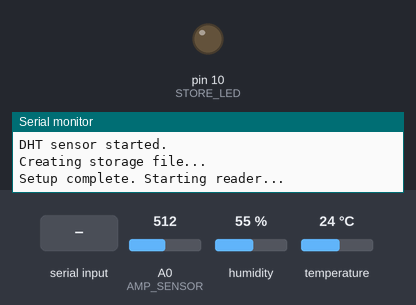
Bench run of a sketch on a simulated Arduino Uno, built with avr-gcc and run on an emulated ATmega328P. Parts: output pins drawn as LEDs (lit = HIGH), the last lines printed to the serial monitor. The test bench sets the inputs (shaded band); at power-on: A0 (AMP_SENSOR) = 512, humidity 55 %, temperature 24 °C. Storage starts empty.

Above: at 2.2 s.
2.3 s: "d90\n" received over Serial
3.8 s: "90,45\n" received over the second serial link
10.1 s: "d,45\n" received over Serial
At 10.1 s:
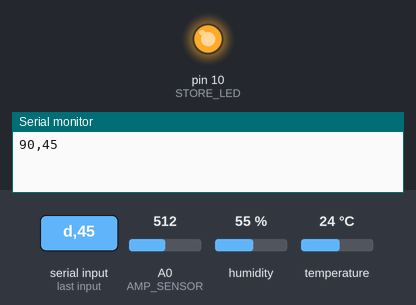
12.6 s: "5\n" received over the second serial link
14.1 s: "t,45\n" received over Serial
20.4 s: "d90\n" received over the second serial link
Timing chart, 0 to 23.4 s (numbered marks = the images above; inputs shaded):
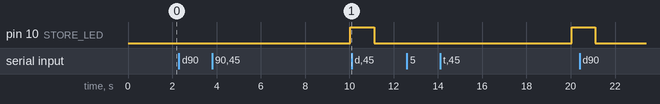

The sketch:

research_project_arduino.ino
```cpp
#include <SoftwareSerial.h>
#include <DHT.h>
#include <SD.h>

#define AMP_SENSOR A0
#define DHT_SENSOR 7
#define DHTTYPE DHT22
#define SERIAL_BAUD 115200
#define NODEMCU_BAUD 57600
#define STORE_LED 10
#define FILENAME "data.csv"
#define VPP 0.0048828125
#define SENSITIVITY 0.066
#define AMP_SHIFT 2.5

//dht
DHT dht(DHT_SENSOR, DHTTYPE);
float humidity;
float temperature;

//current
float current = 0;

//communication
SoftwareSerial NodeSerial(6, 5); // RX, TX
float voltage;
long bytes_in;
long bytes_out;
long packets_in;
long packets_out;
int users;

//storage
File storageFile;
int store_interval = 10000; //store every 10sec
int measure_interval = 1000;
long last_measure = 0;
long last_store = 0;
bool sd_did_start = false;
bool is_led_on = false;
int led_on_interval = 1000;

void setup()
{
  Serial.begin(SERIAL_BAUD);
  delay(1000);
  Serial.println("Data processor started. Lebanese University - Mhamad Saad.");
  pinMode(AMP_SENSOR,INPUT);
  NodeSerial.begin(NODEMCU_BAUD);
  dht.begin();
  Serial.println("DHT sensor started.");
  init_storage();
  pinMode(STORE_LED, OUTPUT);
  Serial.println("Setup complete. Starting reader...");
}

void loop()
{
   //get measurements
   if(millis() >= last_measure + measure_interval)
   {
      read_dht();
      read_current();
      last_measure = millis();
   }
   String router_data = read_node();
   //forward router logs to serial is no data was parsed
   if(!parse_router_data(router_data) && router_data.length() > 0) Serial.println(router_data);
   if(millis() >= last_store + store_interval)
   {
     store();
     last_store = millis();
   }

   handle_serial_commands();

   //turn led off
   if(is_led_on && millis() > last_store + led_on_interval)
   {
      is_led_on = false;
      digitalWrite(STORE_LED, LOW);
   }
}

void handle_serial_commands()
{
  if(!Serial.available()) return;
  char c,command = 0;
  while(Serial.available())
  {
    c = Serial.read();
    if( c >= 'a' && c <= 'z') command = c;
  }
  switch(command)
  {
    case 'd': display_storage(); break;
    case 'r': reset_storage(); break;
    case 't': Serial.println("Temparature:" + String(temperature)); break;
    case 'h': Serial.println("Humidity:" + String(humidity)); break;
    case 'a': Serial.println("Amperage:" + String(current)); break;
  }
}

void init_storage()
{
  if (!sd_did_start && !SD.begin(4))
  {
    Serial.println("Storage initialization failed! Please restart reader.");
    while (1);
  }

  sd_did_start = true;

  if(!SD.exists(FILENAME))
  {
    Serial.println("Creating storage file...");
    storageFile = SD.open(FILENAME, FILE_WRITE);
    if (storageFile)
    {
      storageFile.println("timestamp,voltage,bytes_in,bytes_out,packets_in,packets_out,users,temperature,humidity,current");
      storageFile.close();
    }
    else Serial.println("error opening storage file.");
  } else Serial.println("Storage file already exists.");
}

void store()
{
  storageFile = SD.open(FILENAME, FILE_WRITE);

  String out =  String(millis()) + "," +
                String(voltage) + "," +
                String(bytes_in) + "," +
                String(bytes_out) + "," +
                String(packets_in) + "," +
                String(packets_out) + "," +
                String(users) + "," +
                String(temperature) + "," +
                String(humidity) + "," +
                String(current);
  storageFile.println(out.c_str());
  storageFile.close();
  digitalWrite(STORE_LED, HIGH);
  is_led_on=true;
}

void reset_storage()
{
  if(!SD.remove(FILENAME)) Serial.println("Error deleting file.");
  init_storage();
}

void display_storage()
{
  storageFile = SD.open(FILENAME);
  if (storageFile) {
    while (storageFile.available()) {
      Serial.write(storageFile.read());
    }
    storageFile.close();
  } else {
    Serial.println("error opening storage file.");
  }
}

void read_dht()
{
  float hum = dht.readHumidity();
  float temp= dht.readTemperature();
  if(!isnan(hum)) humidity = hum;
  if(!isnan(temp)) temperature = temp;
}

void read_current()
{
  current = calculate_current(sample_sensor_value());
}

String read_node()
{
  String s = "";
  int i=0;
  while(NodeSerial.available() && i<100)
  {
    s += String(char(NodeSerial.read()));
    i++;
  }
  return s;
}

bool parse_router_data(String input)
{

  /*
  long ltimestamp;
  float lvoltage;
  long lbytes_in;
  long lbytes_out;
  long lpackets_in;
  long lpackets_out;
  int lusers;
  */

  if(input == "") return false;
  int volts;
  int matched = sscanf(input.c_str(), "%*ld,%d,%ld,%ld,%ld,%ld,%d", &volts, &bytes_in, &bytes_out, &packets_in, &packets_out, &users);
  if(matched != 6) return false;

  voltage = (volts/1000) + (volts%1000)*1.0/1000;
  /*
  bool correct_ts = ltimestamp > timestamp;
  if(lbytes_in    < bytes_in)       return false;
  if(lbytes_out   < bytes_out)      return false;
  if(lpackets_in  < packets_in)     return false;
  if(lpackets_out < packets_out)    return false;
  if(lvoltage < 1 || lvoltage > 6)  return false;
  if(lusers   < 0 || lusers   > 30) return false;
  */
  /*
  timestamp = ltimestamp;
  bytes_in = lbytes_in;
  bytes_out = lbytes_out;
  packets_in = lpackets_in;
  packets_out = lpackets_out;
  voltage = lvoltage;
  users = lusers;
  */
  return true;
}

float sample_sensor_value()
{
  long sum = 0;
  int i;
  for(i=0;i<1000;i++) sum += analogRead(AMP_SENSOR);
  return sum*1.0/i;
}

float calculate_current(float val)
{
  float voltage = val * VPP;
  voltage -= AMP_SHIFT;
  return voltage / SENSITIVITY;
}
```
